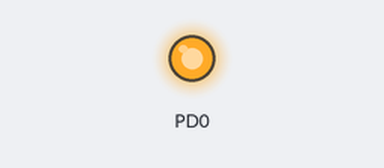
The program below on a simulated ATmega48, built with avr-gcc and emulated at 1 MHz. Shown: output pins drawn as LEDs (lit = HIGH). At 0.0 s the program stops and its outputs stay as they are.

Above: at 0.1 s.
Timing chart, 0 to 1.5 s (numbered marks = the images above):
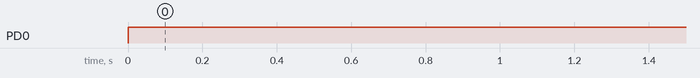

Measured:
- by itself, PD0: LOW → HIGH at 0.00 s

The program:

main.c
```c
/*
 * GccApplication3.c
 *
 * Created: 10/14/2018 11:23:29 AM
 * Author : johnston
 */

#include <avr/io.h>


int main(void)
{
	int i;
	i = 0;
	 DDRD= 0x1;
	while (1)
	{
	if (i%10000 == 1)
	{
	PORTD = 0xF;
    /* Replace with your application code */
	}
	else
	{
		PORTD = 0xF;
	}
	}
	return 0;
}
```
